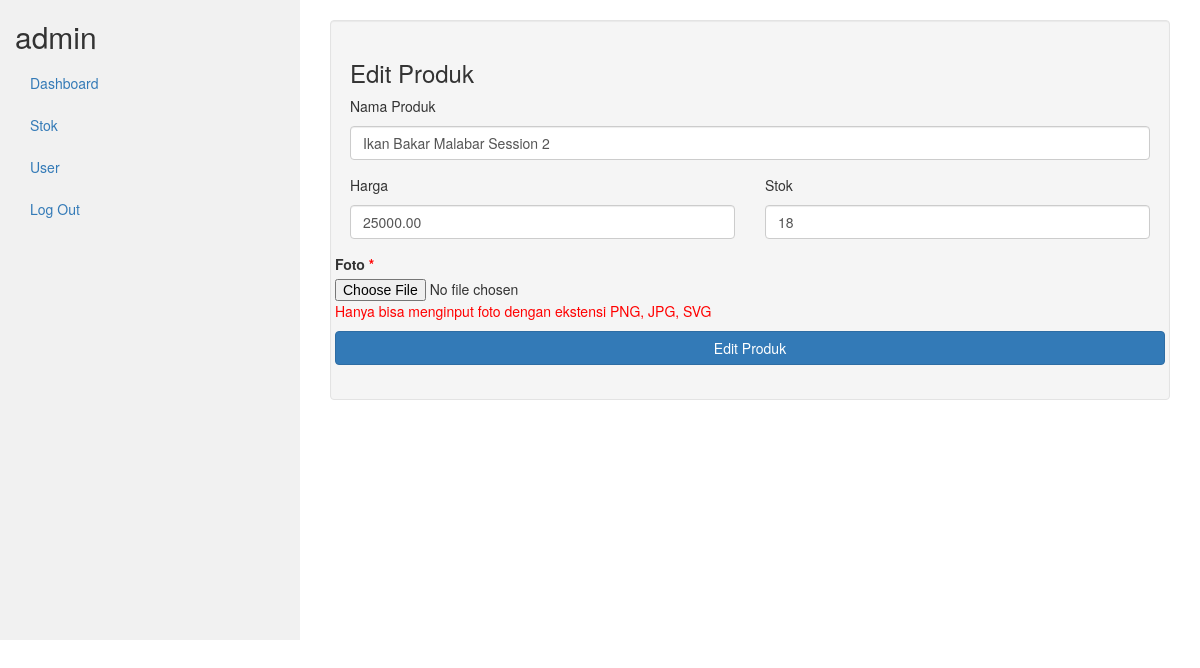
The page /petugas/index.php?page=edit-produk&ProdukID=445 (signed in) on the database its author committed.
### tables this page shows
CREATE TABLE `produk` (
  `ProdukID` int(11) NOT NULL,
  `NamaProduk` varchar(255) NOT NULL,
  `Harga` decimal(10,2) NOT NULL,
  `Stok` int(11) NOT NULL,
  `Terjual` int(11) NOT NULL,
  `Foto` text NOT NULL
);

### petugas/edit-produk.php (the view, shortened to what this page needs)
<?php
include_once("../koneksi/koneksi.php");
$id = $_GET['ProdukID'];
$result1 = mysqli_query($con, "SELECT * FROM produk WHERE ProdukID=$id");
while($user_data = mysqli_fetch_array($result1))
{
    $name = $user_data['NamaProduk'];
    $harga = $user_data['Harga'];
    $stok = $user_data['Stok'];
}
?>
        <div class="col-md-12">
            <div class="card well">
                <div class="card-header">
                    <h3 class="">Edit Produk</h3>
                </div>
                <div class="card-body">
                    <form class="pt-3 mt-3" action="" method="post" enctype="multipart/form-data">
                        <div class="form-group">
                            <p class="col-form-label" for="">Nama Produk</p>
                            <input type="text" name="NamaProduk" class="form-control" value="<?php echo $name; ?>" id="exampleInputEmail1" placeholder="Nama Barang">
                        </div>
                        <div class="row">
                            <div class="form-group col-sm-6">
                                <p class="col-form-label" for="">Harga</p>
                                <input type="number" name="Harga" class="form-control" value="<?php echo $harga; ?>" id="exampleInputEmail1" placeholder="0">
                            </div>
                            <div class="form-group col-sm-6">
                                <p class="col-form-label" for="">Stok</p>
                                <input type="number" name="Stok" class="form-control" value="<?php echo $stok; ?>" id="exampleInputEmail1" placeholder="0">
                            </div>
                            <div class="mb-3">
                                    <label for="foto" class="from-label">Foto<span style="color: red;"> *</span></label>
                                    <input type="file" class="from-control" id="Foto" value="<?php echo $foto;?>" name="foto">
                                    <p style="color: red;">Hanya bisa menginput foto dengan ekstensi PNG, JPG, SVG</p>
                                </div>
                                 <div class="form-group">
                            <button class="btn btn-block btn-primary" name="update">Edit Produk</button>
                        </div>
                    </form>
                </div>
            </div>
        </div>

### rows shown on the page
produk: NamaProduk "Ikan Bakar Malabar Session 2", Harga "25000.00", Stok "18"

### other values the page prints
$level "admin"
